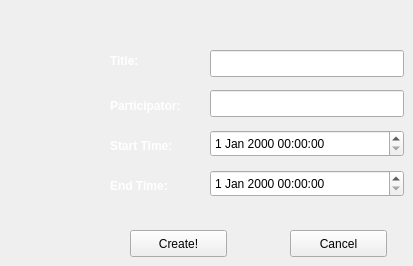
    <widget class="QWidget" name="Client_create">
     <widget class="QLabel" name="label_cmTitle">
      <property name="geometry">
       <rect>
        <x>110</x>
        <y>50</y>
        <width>67</width>
        <height>21</height>
       </rect>
      </property>
      <property name="font">
       <font>
        <weight>75</weight>
        <bold>true</bold>
       </font>
      </property>
      <property name="styleSheet">
       <string notr="true">color: rgb(255, 255, 255);</string>
      </property>
      <property name="text">
       <string>Title:</string>
      </property>
     </widget>
     <widget class="QLabel" name="label_cmTitle_2">
      <property name="geometry">
       <rect>
        <x>110</x>
        <y>90</y>
        <width>91</width>
        <height>31</height>
       </rect>
      </property>
      <property name="font">
       <font>
        <weight>75</weight>
        <bold>true</bold>
       </font>
      </property>
      <property name="styleSheet">
       <string notr="true">color: rgb(255, 255, 255);</string>
      </property>
      <property name="text">
       <string>Participator:</string>
      </property>
     </widget>
     <widget class="QLabel" name="label_cmTitle_3">
      <property name="geometry">
       <rect>
        <x>110</x>
        <y>130</y>
        <width>91</width>
        <height>31</height>
       </rect>
      </property>
      <property name="font">
       <font>
        <weight>75</weight>
        <bold>true</bold>
       </font>
      </property>
      <property name="styleSheet">
       <string notr="true">color: rgb(255, 255, 255);</string>
      </property>
      <property name="text">
       <string>Start Time:</string>
      </property>
     </widget>
     <widget class="QLabel" name="label_cmTitle_4">
      <property name="geometry">
       <rect>
        <x>110</x>
        <y>170</y>
        <width>91</width>
        <height>31</height>
       </rect>
      </property>
      <property name="font">
       <font>
        <weight>75</weight>
        <bold>true</bold>
       </font>
      </property>
      <property name="styleSheet">
       <string notr="true">color: rgb(255, 255, 255);</string>
      </property>
      <property name="text">
       <string>End Time:</string>
      </property>
     </widget>
     <widget class="QLineEdit" name="lineEdit_cmTitle">
      <property name="geometry">
       <rect>
        <x>210</x>
        <y>50</y>
        <width>194</width>
        <height>27</height>
       </rect>
      </property>
     </widget>
     <widget class="QLineEdit" name="lineEdit_cmParticipator">
      <property name="geometry">
       <rect>
        <x>210</x>
        <y>90</y>
        <width>194</width>
        <height>27</height>
       </rect>
      </property>
     </widget>
     <widget class="QDateTimeEdit" name="dateTimeEdit_Starttime">
      <property name="geometry">
       <rect>
        <x>210</x>
        <y>130</y>
        <width>194</width>
        <height>27</height>
       </rect>
      </property>
     </widget>
     <widget class="QDateTimeEdit" name="dateTimeEdit_Endtime">
      <property name="geometry">
       <rect>
        <x>210</x>
        <y>170</y>
        <width>194</width>
        <height>27</height>
       </rect>
      </property>
     </widget>
     <widget class="QPushButton" name="btn_cmCreate">
      <property name="geometry">
       <rect>
        <x>130</x>
        <y>230</y>
        <width>97</width>
        <height>27</height>
       </rect>
      </property>
      <property name="text">
       <string>Create!</string>
      </property>
     </widget>
     <widget class="QPushButton" name="btn_cmCancel">
      <property name="geometry">
       <rect>
        <x>290</x>
        <y>230</y>
        <width>97</width>
        <height>27</height>
       </rect>
      </property>
      <property name="text">
       <string>Cancel</string>
      </property>
     </widget>
    </widget>
